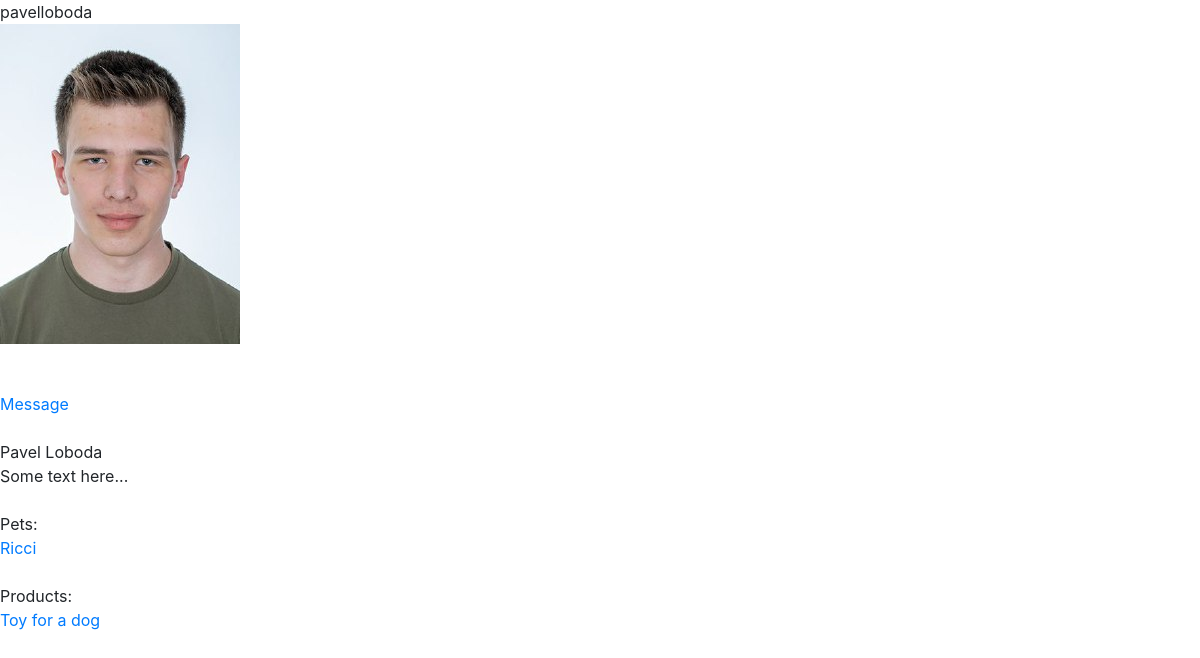
The page /web_interface/profile/32 on the database as committed earlier.
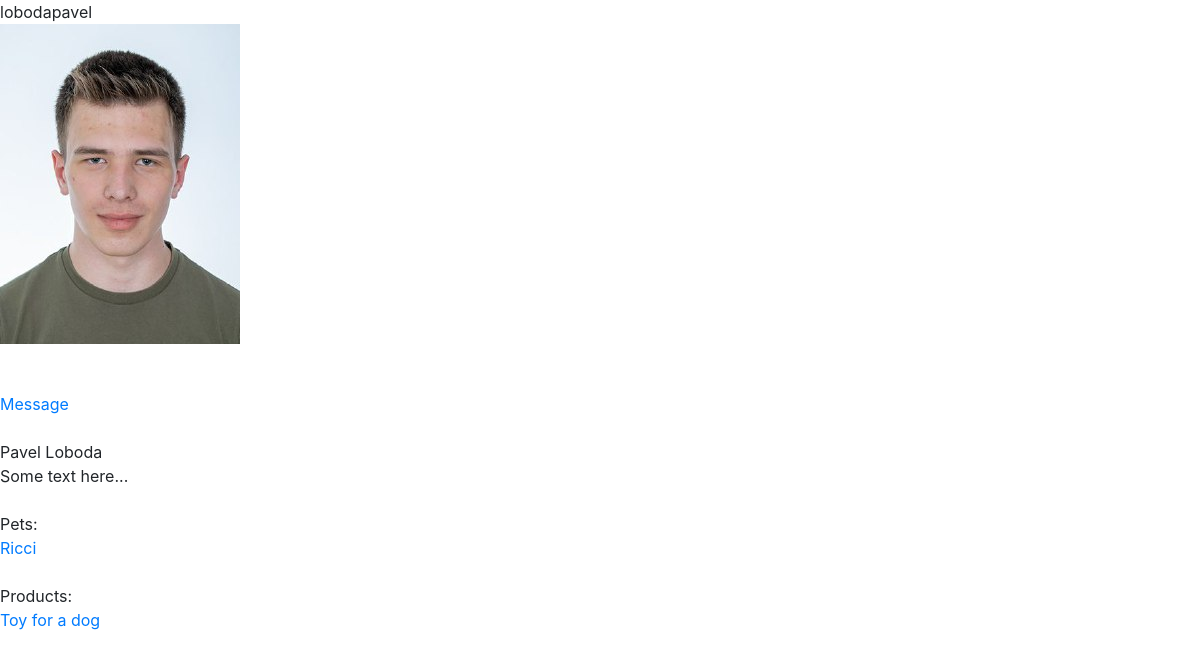
The same page on the database as committed later.
### web_auth/models.py (models this page shows, shortened)
class User(AbstractUser):
    first_name = models.CharField(max_length=35)
    last_name = models.CharField(max_length=35)
    email = models.EmailField(max_length=70, unique=True)
    username = models.CharField(max_length=45, unique=True)
    avatar = models.ImageField(upload_to='users/avatars/', default='defaults/avatars/default_user_avatar.jpg')
    date_joined = models.DateTimeField(default=timezone.now)
    bio = models.TextField(blank=True)
    status = models.CharField(blank=True, max_length=70)
    USERNAME_FIELD = 'email'
    REQUIRED_FIELDS = ['first_name', 'username']

### web_interface/views.py (the view)
# urls.py: path('profile/', views.profile, name='profile_view'),
def profile_view(request, pk):
    User = get_user_model()
    user = User.objects.get(pk=pk)
    pets = Pet.objects.filter(owner=user)
    products = Product.objects.filter(seller=user)
    return render(request, 'profile_view.html', {
        'user': user,
        'products': products,
        'pets': pets,
    })

### web_interface/templates/profile_view.html (shortened to what this page needs)
{% extends 'base.html' %}
{% block content %}
{{ user.username }} <br>
<img src="{{ user.avatar.url }}" alt=""><br>
<br><br>
<a href="/chat/join/{{ user.pk }}">Message</a>
<br><br>
{{ user.first_name }} {{ user.last_name }} <br>
{{ user.bio }}<br> <br>
Pets:
{% for pet in pets %}
<br><a href="/web_interface/pet/{{ pet.pk }}">{{ pet.name }}</a>
{% endfor %}
<br><br>
Products:
{% for product in products %}
<br><a href="/web_interface/product/{{ product.pk }}">{{ product.title }}</a>
{% endfor %}
<br><br>
{% endblock %}

Rows that differ between the two databases and show on the page:
changed User "Pavel": username "pavelloboda" → "lobodapavel"
